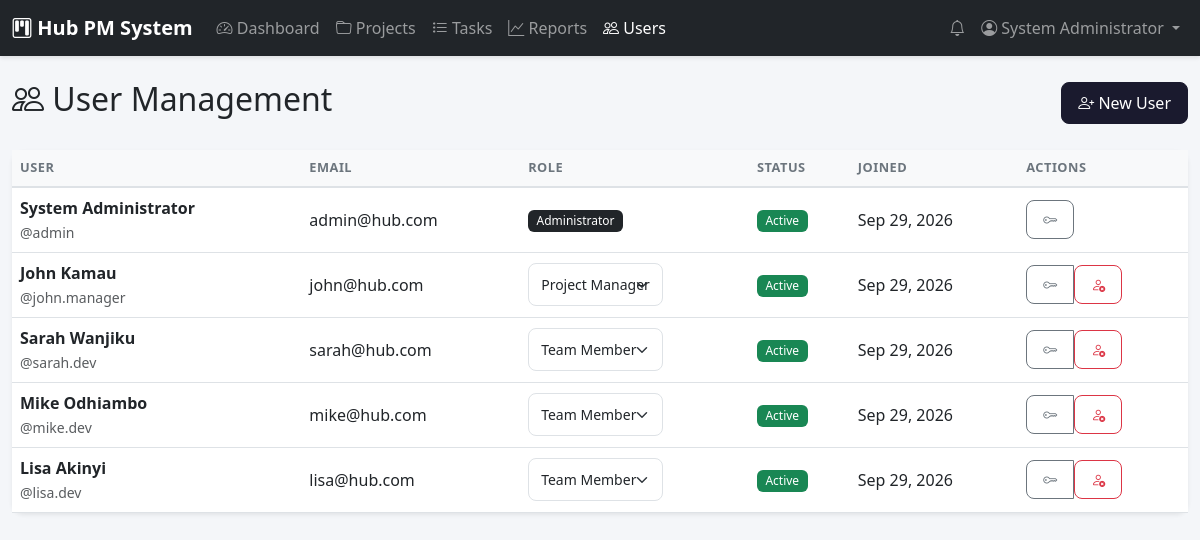
/users.php (signed in), run on the app's committed database.
### tables this page shows
CREATE TABLE users (
    user_id INT PRIMARY KEY AUTO_INCREMENT,
    username VARCHAR(50) NOT NULL UNIQUE,
    email VARCHAR(100) NOT NULL UNIQUE,
    password_hash VARCHAR(255) NOT NULL,
    full_name VARCHAR(100) NOT NULL,
    role_id INT NOT NULL,
    is_active BOOLEAN DEFAULT TRUE,
    created_at TIMESTAMP DEFAULT CURRENT_TIMESTAMP,
    updated_at TIMESTAMP DEFAULT CURRENT_TIMESTAMP ON UPDATE CURRENT_TIMESTAMP,
    FOREIGN KEY (role_id) REFERENCES roles(role_id)
);

CREATE TABLE roles (
    role_id INT PRIMARY KEY AUTO_INCREMENT,
    role_name VARCHAR(50) NOT NULL UNIQUE,
    permissions TEXT,
    created_at TIMESTAMP DEFAULT CURRENT_TIMESTAMP
);

### includes/functions.php (called while the page is built, shortened)
<?php
function escape($string) {
    return htmlspecialchars($string ?? '', ENT_QUOTES, 'UTF-8');
}
function formatDate($date, $format = 'M d, Y') {
    return date($format, strtotime($date));
}
?>

### users.php (the view, shortened to what this page needs)
<?php
require_once 'includes/functions.php';
$database = new Database();
$db = $database->getConnection();
$current_user_id = $_SESSION['user_id'];
$query = "SELECT u.*, r.role_name
          FROM users u
          JOIN roles r ON u.role_id = r.role_id
          ORDER BY u.created_at ASC";
$stmt = $db->prepare($query);
$stmt->execute();
$users = $stmt->fetchAll();
$rolesStmt = $db->prepare("SELECT * FROM roles ORDER BY role_id");
$rolesStmt->execute();
$roles = $rolesStmt->fetchAll();
?>
<!DOCTYPE html>
<html lang="en">
<head>
    <link href="https://cdn.jsdelivr.net/npm/bootstrap@5.3.0/dist/css/bootstrap.min.css" rel="stylesheet">
    <link href="https://cdn.jsdelivr.net/npm/bootstrap-icons@1.10.0/font/bootstrap-icons.css" rel="stylesheet">
    <link href="assets/css/style.css" rel="stylesheet">
</head>
<body>
    <?php include 'includes/navbar.php'; ?>
    <div class="container-fluid py-4">
        <div class="d-flex justify-content-between align-items-center mb-4">
            <h2><i class="bi bi-people"></i> User Management</h2>
            <button class="btn btn-primary" data-bs-toggle="modal" data-bs-target="#createUserModal">
                <i class="bi bi-person-plus"></i> New User
            </button>
        </div>
        <div class="card shadow-sm">
            <div class="table-responsive">
                <table class="table table-hover mb-0">
                    <thead class="table-light">
                        <tr>
                            <th>User</th>
                            <th>Email</th>
                            <th>Role</th>
                            <th>Status</th>
                            <th>Joined</th>
                            <th>Actions</th>
                        </tr>
                    </thead>
                    <tbody>
                        <?php foreach ($users as $user): ?>
                        <tr>
                            <td>
                                <strong><?php echo escape($user['full_name']); ?></strong>
                                <br><small class="text-muted">@<?php echo escape($user['username']); ?></small>
                            </td>
                            <td><?php echo escape($user['email']); ?></td>
                            <td>
                                <?php if ($user['user_id'] == $current_user_id): ?>
                                    <span class="badge bg-dark"><?php echo escape($user['role_name']); ?></span>
                                <?php else: ?>
                                <form method="POST" class="d-inline">
                                    <select name="role_id" class="form-select form-select-sm" style="width: auto;"
                                            onchange="this.form.submit()">
                                        <?php foreach ($roles as $role): ?>
                                        <option value="<?php echo $role['role_id']; ?>"
                                                <?php echo $user['role_id'] == $role['role_id'] ? 'selected' : ''; ?>>
                                            <?php echo escape($role['role_name']); ?>
                                        </option>
                                        <?php endforeach; ?>
                                    </select>
                                </form>
                                <?php endif; ?>
                            </td>
                            <td>
                                <?php if ($user['is_active']): ?>
                                    <span class="badge bg-success">Active</span>
                                <?php else: ?>
                                    <span class="badge bg-danger">Inactive</span>
                                <?php endif; ?>
                            </td>
                            <td><?php echo formatDate($user['created_at']); ?></td>
                            <td>
                                <div class="btn-group">
                                    <button class="btn btn-sm btn-outline-secondary" title="Reset Password"
                                            data-bs-toggle="modal" data-bs-target="#resetPasswordModal"
                                            data-user-id="<?php echo $user['user_id']; ?>"
                                            data-user-name="<?php echo escape($user['full_name']); ?>">
                                        <i class="bi bi-key"></i>
                                    </button>
                                    <?php if ($user['user_id'] != $current_user_id): ?>
                                    <form method="POST" class="d-inline"
                                          onsubmit="return confirm('Are you sure you want to <?php echo $user['is_active'] ? 'deactivate' : 'activate'; ?> this user?');">
                                        <button type="submit" class="btn btn-sm <?php echo $user['is_active'] ? 'btn-outline-danger' : 'btn-outline-success'; ?>"
                                                title="<?php echo $user['is_active'] ? 'Deactivate' : 'Activate'; ?>">
                                            <i class="bi bi-<?php echo $user['is_active'] ? 'person-x' : 'person-check'; ?>"></i>
                                        </button>
                                    </form>
                                    <?php endif; ?>
                                </div>
                            </td>
                        </tr>
                        <?php endforeach; ?>
                    </tbody>
                </table>
            </div>
        </div>
    </div>
</body>
</html>

### assets/css/style.css (style rules this page uses)
:root { --primary-color: #1a1a2e; --secondary-color: #16213e; --accent-color: #0f3460; --success-color: #28a745; --warning-color: #ffc107; --danger-color: #dc3545; --info-color: #17a2b8; }
body { font-family: 'Segoe UI', Tahoma, Geneva, Verdana, sans-serif; background-color: #f4f6f9; min-height: 100vh; }
.card { border: none; border-radius: 12px; transition: transform 0.2s, box-shadow 0.2s; }
.badge { font-weight: 500; padding: 0.4em 0.7em; border-radius: 6px; }
.table { margin-bottom: 0; }
.table th { font-weight: 600; text-transform: uppercase; font-size: 0.8rem; letter-spacing: 0.5px; color: #6c757d; border-bottom: 2px solid #dee2e6; }
.table td { vertical-align: middle; }
.btn { border-radius: 8px; font-weight: 500; padding: 0.5rem 1rem; transition: all 0.2s; }
.btn-primary { background-color: var(--primary-color); border-color: var(--primary-color); }
.form-control, .form-select { border-radius: 8px; padding: 0.6rem 0.75rem; border: 1px solid #dee2e6; transition: border-color 0.2s, box-shadow 0.2s; }

### data on the page
users: full_name "System Administrator", username "admin", email "admin@hub.com", role.role_name "Administrator", is_active "Active", created_at "Sep 29, 2026"
users: full_name "John Kamau", username "john.manager", email "john@hub.com", role_id "Project Manager", is_active "Active", created_at "Sep 29, 2026"
users: full_name "Sarah Wanjiku", username "sarah.dev", email "sarah@hub.com", role_id "Team Member", is_active "Active", created_at "Sep 29, 2026"
users: full_name "Mike Odhiambo", username "mike.dev", email "mike@hub.com", role_id "Team Member", is_active "Active", created_at "Sep 29, 2026"
users: full_name "Lisa Akinyi", username "lisa.dev", email "lisa@hub.com", role_id "Team Member", is_active "Active", created_at "Sep 29, 2026"

### other printed values
APP_NAME "Hub PM System"
$_SESSION['full_name'] "System Administrator"
